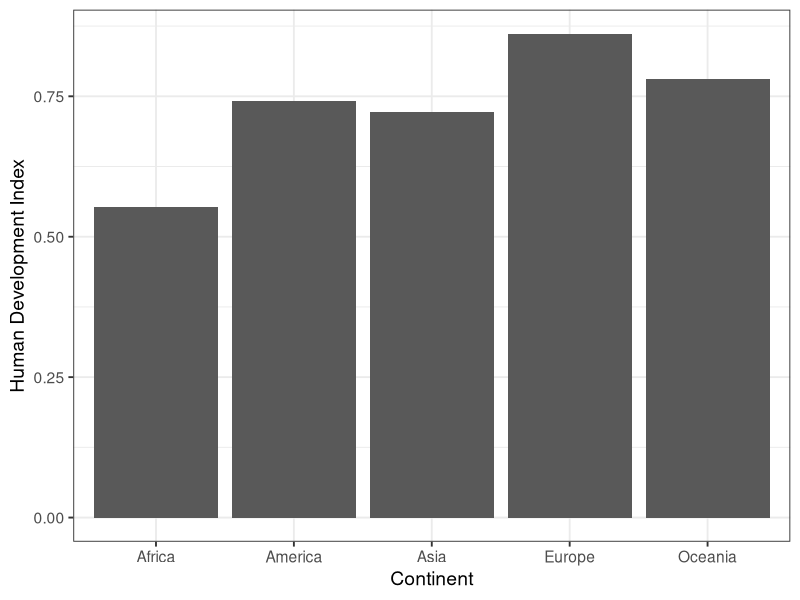
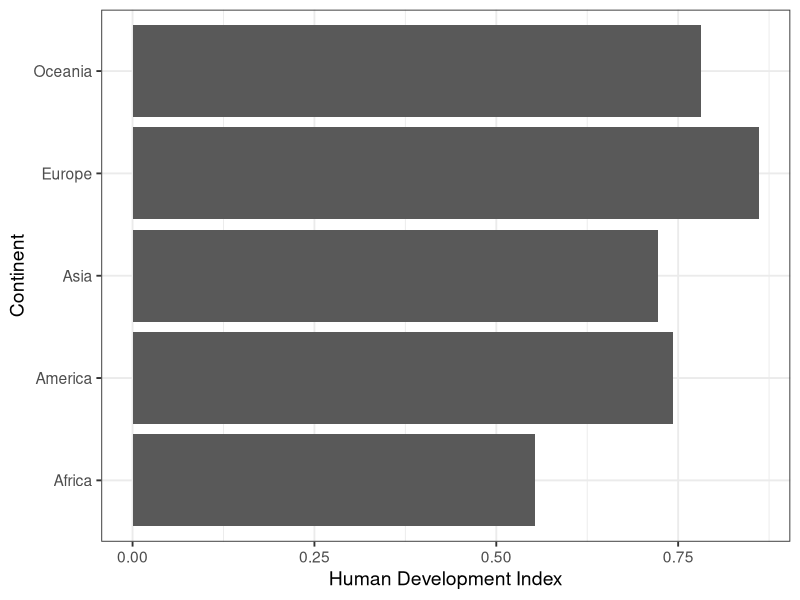
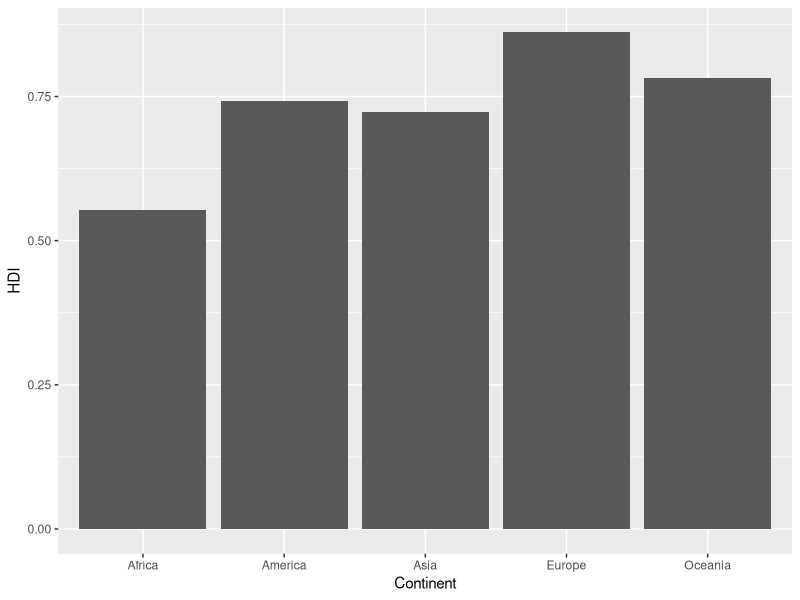
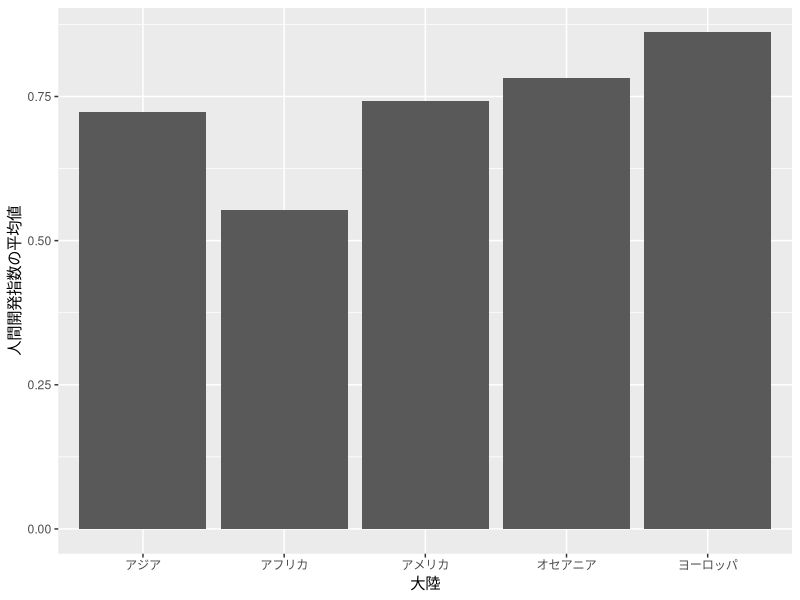
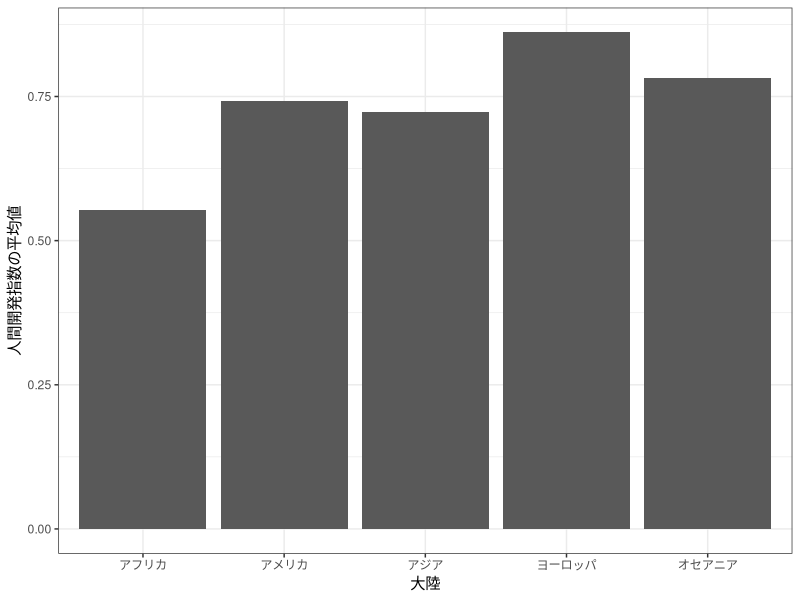
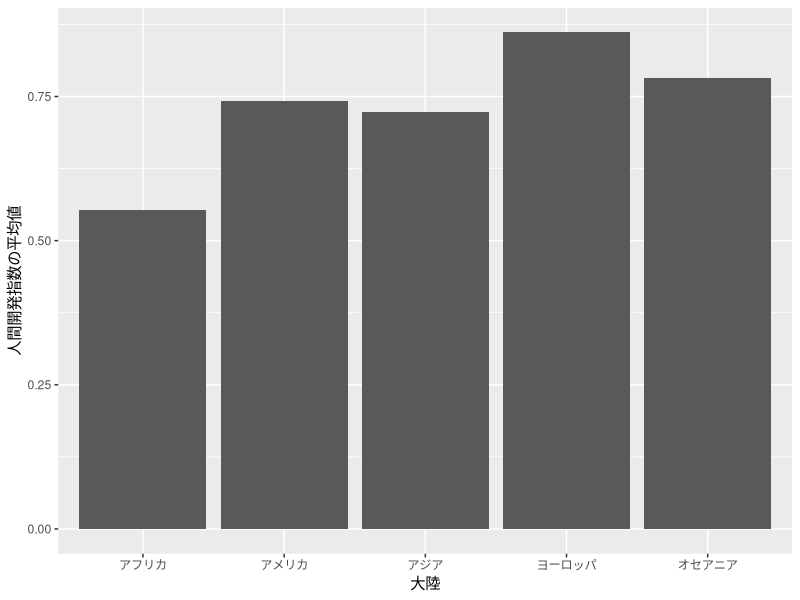
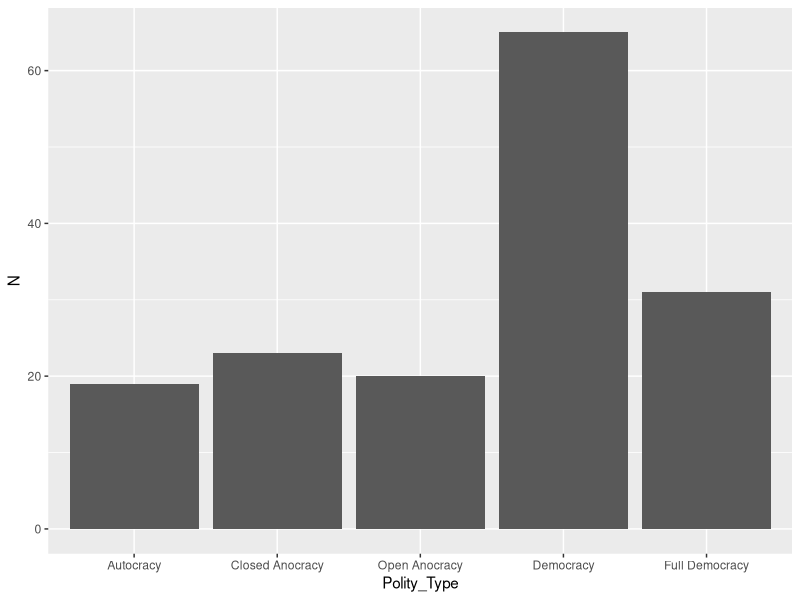
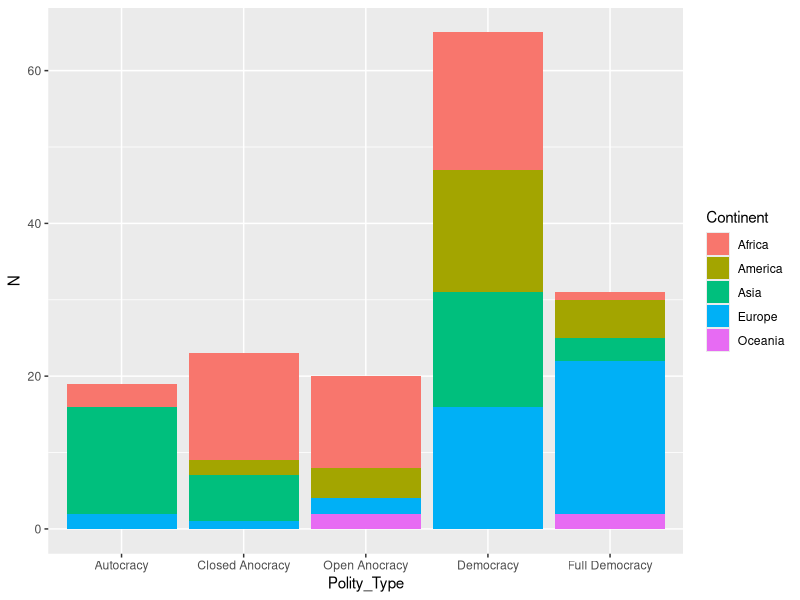

These charts were generated, in order, by the following R code:
## ---- chunk 1
#| include: false
library(tidyverse)
df <- read_csv("Data/countries.csv")
## ---- chunk 2
#| message: false
#| echo: false
library(tidyverse)
df <- read_csv("Data/countries.csv")
## ---- chunk 3
#| echo: false
#| fig-width: 5
#| fig-height: 4
df %>%
   group_by(Continent) %>%
   summarise(HDI = mean(HDI_2018, na.rm = TRUE)) %>%
   ggplot() +
   geom_col(aes(x = Continent, y = HDI)) +
   labs(y = "Human Development Index") +
   theme_bw(base_size   = 14)
## ---- chunk 4
#| echo: false
#| fig-width: 5
#| fig-height: 4
df %>%
   group_by(Continent) %>%
   summarise(HDI = mean(HDI_2018, na.rm = TRUE)) %>%
   ggplot() +
   geom_col(aes(y = Continent, x = HDI)) +
   labs(x = "Human Development Index") +
   theme_bw(base_size   = 14)
## ---- chunk 5
#| message: false
library(tidyverse)
df <- read_csv("Data/countries.csv")

df2 <- df %>%
   group_by(Continent) %>%
   summarise(HDI = mean(HDI_2018, na.rm = TRUE))

df2
## ---- chunk 6
#| code-line-numbers: "3,4"
bar_plot1 <- df2 %>%
  ggplot() +
  geom_col(aes(x = Continent, y = HDI))
## ---- chunk 7
#| fig-width: 5
#| fig-height: 2.8
bar_plot1
## ---- chunk 8
df2 <- df2 %>%
   mutate(Continent_J = case_when(Continent == "Asia"    ~ "アジア",
                                  Continent == "Africa"  ~ "アフリカ",
                                  Continent == "America" ~ "アメリカ",
                                  Continent == "Europe"  ~ "ヨーロッパ",
                                  TRUE                   ~ "オセアニア"))

df2
## ---- chunk 9
#| fig-width: 8
#| fig-height: 3.2
#| code-line-numbers: "4"
df2 %>%
   ggplot() +
   geom_col(aes(x = Continent_J, y = HDI)) +
   labs(x = "大陸", y = "人間開発指数の平均値")
## ---- chunk 10
#| echo: false
#| fig-width: 8
#| fig-height: 3.5
#| code-line-numbers: "2-4"
df2 %>%
   mutate(Continent_J = factor(Continent_J, 
                               levels = c("アフリカ", "アメリカ", "アジア", 
                                          "ヨーロッパ", "オセアニア"))) %>% 
   ggplot() +
   geom_col(aes(x = Continent_J, y = HDI)) +
   labs(x = "大陸", y = "人間開発指数の平均値") +
   theme_bw() # Black and Whiteテーマも使ってみよう
## ---- chunk 11
# df2の中身
df2
## ---- chunk 12
#| fig-width: 8
#| fig-height: 3.5
#| code-line-numbers: "2"
df2 %>%
   mutate(Continent_J = fct_inorder(Continent_J)) %>%
   ggplot() +
   geom_col(aes(x = Continent_J, y = HDI)) +
   labs(x = "大陸", y = "人間開発指数の平均値")
## ---- chunk 13
df3 <- df %>%
   drop_na(Polity_Type) %>%
   mutate(Polity_Type = factor(Polity_Type,
                               levels = c("Autocracy", "Closed Anocracy",
                                          "Open Anocracy", "Democracy",
                                          "Full Democracy"))) %>%
   group_by(Polity_Type) %>%
   summarise(N = n())

df3
## ---- chunk 14
#| fig-width: 8
#| fig-height: 3.5
df3 %>%
   ggplot() +
   geom_col(aes(x = Polity_Type, y = N))
## ---- chunk 15
df4 <- df %>%
   drop_na(Polity_Type) %>%
   mutate(Polity_Type = factor(Polity_Type,
                               levels = c("Autocracy", "Closed Anocracy",
                                          "Open Anocracy", "Democracy",
                                          "Full Democracy"))) %>%
   group_by(Polity_Type, Continent) %>%
   summarise(N       = n(),
             .groups = "drop")
## ---- chunk 16
df4
## ---- chunk 17
#| fig-width: 8
#| fig-height: 3
#| code-line-numbers: "3"
df4 %>%
  ggplot() +
  geom_col(aes(x = Polity_Type, y = N, fill = Continent))
## ---- chunk 18
#| fig-width: 8
#| fig-height: 3
#| code-line-numbers: "4"
df4 %>%
  ggplot() +
  geom_col(aes(x = Polity_Type, y = N, fill = Continent), 
           position = "dodge")
## ---- chunk 19
#| echo: false
#| fig-width: 8
#| fig-height: 3
#| code-line-numbers: "5"
df4 %>%
  ggplot() +
  geom_col(aes(x = Polity_Type, y = N, fill = Continent),
           position = "dodge") +
  theme(legend.position = "bottom")
## ---- chunk 20
#| echo: false
#| fig-width: 8
#| fig-height: 3
#| code-line-numbers: "3"
df4 %>%
  ggplot() +
  geom_col(aes(x = Continent, y = N, fill = Polity_Type),
           position = "dodge") +
  labs(x = "Continent", y = "Number of Countries", fill = "Polity Type")
## ---- chunk 21
#| code-line-numbers: "4"
bar_plot2 <- df4 %>%
  ggplot() +
  geom_col(aes(x = Polity_Type, y = N)) +
  facet_wrap(~ Continent, ncol = 5) # ncol/nrowで列/行数の指定が可能
## ---- chunk 22
#| fig-width: 7
#| fig-height: 2.5
bar_plot2
## ---- chunk 23
#| code-line-numbers: "4"
# 以下のように図オブジェクトに直接「+」でレイヤーを追加することもできる。
bar_plot3 <- bar_plot2 +
   theme_minimal() + # テーマを変えてみよう
   theme(axis.text.x = element_text(angle = 35, vjust = 1, hjust = 1)) # 35度回転
## ---- chunk 24
#| fig-width: 7
#| fig-height: 2.5
bar_plot3
## ---- chunk 25
#| code-line-numbers: "3"
bar_plot4 <- df4 %>%
  ggplot() +
  geom_col(aes(x = N, y = Polity_Type)) +
  labs(x = "Number of Countries", y = "Poltiy Type") +
  facet_wrap(~ Continent, ncol = 5) + # 5列のファセット分割
  theme_minimal(base_size = 12)       # フォントサイズの調整も可能
## ---- chunk 26
#| fig-width: 8
#| fig-height: 3.25
bar_plot4
## ---- chunk 27
#| echo: false
#| fig-width: 8
#| fig-height: 3.5
#| warning: false
#| message: false
df %>%
   ggplot() +
   geom_histogram(aes(x = HDI_2018), binwidth = 0.05) +
   labs(x = "人間開発指数 (2018年)", y = "国家数") +
   theme_gray(base_size   = 12)
## ---- chunk 28
#| fig-width: 8
#| fig-height: 3.5
#| warning: false
#| message: false
df %>%
  ggplot() +
  geom_histogram(aes(x = HDI_2018)) # HDI_2018のヒストグラム
## ---- chunk 29
#| fig-width: 8
#| fig-height: 3.5
#| warning: false
#| message: false
df %>%
  ggplot() +
  geom_histogram(aes(x = HDI_2018), bins = 10) # 棒を10本にする
## ---- chunk 30
#| fig-width: 8
#| fig-height: 3.5
#| warning: false
#| message: false
df %>%
  ggplot() +
  geom_histogram(aes(x = HDI_2018), binwidth = 0.05) # 棒の幅を0.05にする
## ---- chunk 31
#| fig-width: 8
#| fig-height: 3
#| warning: false
#| message: false
hist_plot1 <- df %>%
  ggplot() +
  geom_histogram(aes(x = HDI_2018), binwidth = 0.05, color = "white") +
  labs(x = "Human Development Index (2018)", y = "Number of Countries")
hist_plot1
## ---- chunk 32
#| warning: false
#| message: false
#| code-line-numbers: "2,3"
hist_plot2 <- hist_plot1 +
   scale_x_continuous(breaks = seq(0.4, 1.0, by = 0.1),
                      labels = seq(0.4, 1.0, by = 0.1))
## ---- chunk 33
#| fig-width: 8
#| fig-height: 3
#| warning: false
#| message: false
hist_plot2
## ---- chunk 34
#| fig-width: 8
#| fig-height: 3.4
#| warning: false
#| message: false
#| code-line-numbers: "2"
hist_plot1 +
   facet_wrap(~Continent, ncol = 6)
## ---- chunk 35
#| echo: false
#| fig-width: 8
#| fig-height: 3
#| warning: false
#| message: false
df %>%
   mutate(OECD = if_else(OECD == 1, "OECD Members", "Others")) %>%
   ggplot() +
   geom_histogram(aes(x = HDI_2018, fill = OECD), position = "identity",
                  binwidth = 0.05, color = "white", alpha = 0.5)
